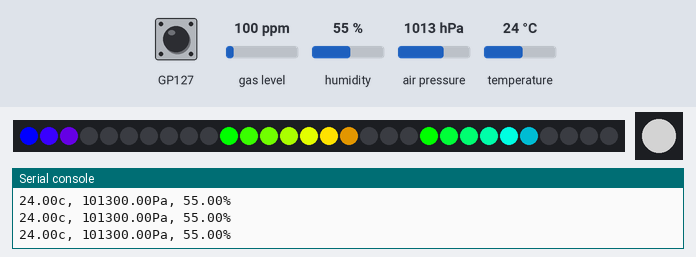
The program below on a simulated Raspberry Pi Pico running MicroPython. Parts: 30 RGB LEDs in strip order, left to right, 1 RGB LEDs in strip order, left to right, the last lines printed to the serial console. Inputs (shaded band) come from the test bench; at power-on: temperature 24 °C, GP127 HIGH, air pressure 1013 hPa, gas level 100 ppm, humidity 55 %. Dim RGB values are drawn brighter than linear.

Above: at 1.2 s.
1.3 s: temperature set to 33 °C
At 2.0 s:
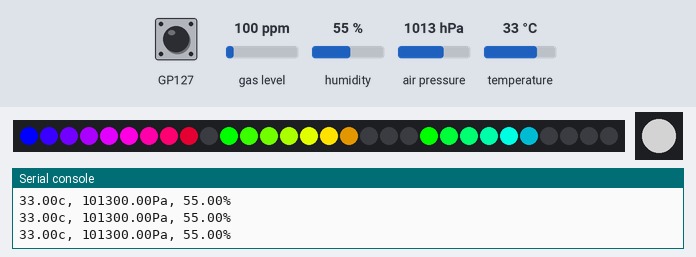
2.9 s: GP127 pulled LOW for 0.15 s
At 3.9 s:
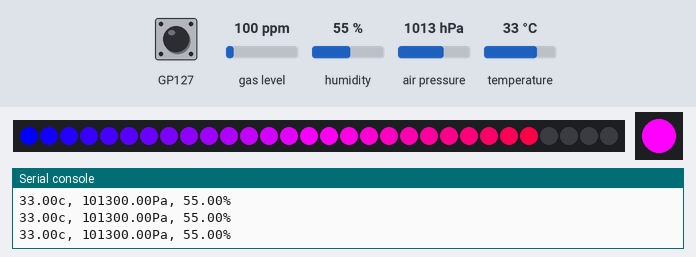
4.5 s: temperature set to 12 °C
At 5.1 s:
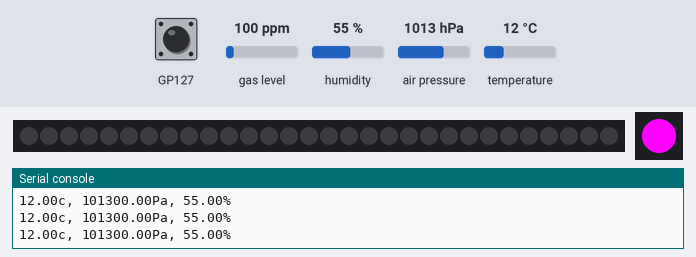
6.1 s: GP127 pulled LOW for 1 s
At 7.6 s:
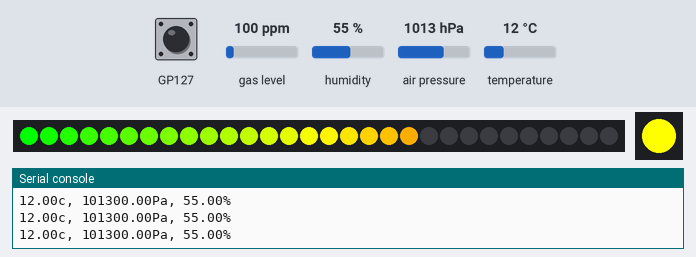
8.6 s: air pressure set to 1048 hPa
At 9.3 s:
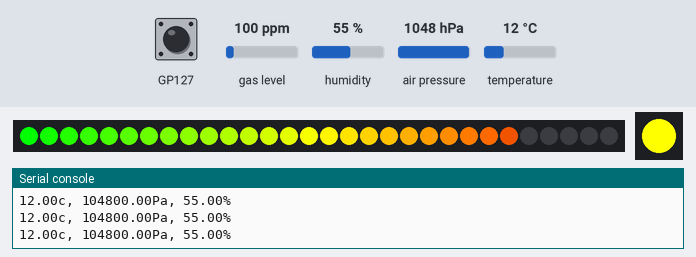
10.1 s: GP127 pulled LOW for 0.15 s
At 10.6 s:
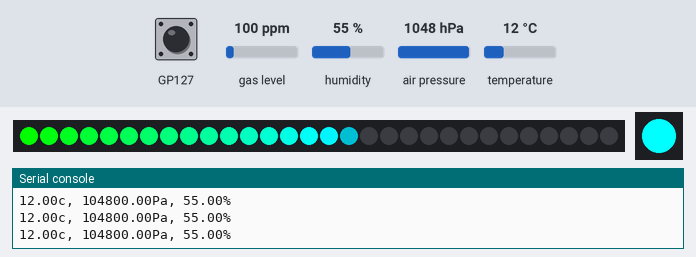
Timing chart, 0 to 12.8 s (numbered marks = the images above; inputs shaded):
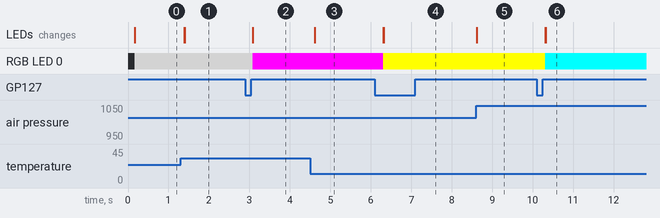

The program:

monitor.py
```python
import machine
from breakout_bme68x import BreakoutBME68X
from pimoroni import RGBLED, Button

import plasma

"""
Uses a BME68x to monitor the ambient temperature, pressure and humidity, and show them as bars on an LED strip.

- Press "A" to cycle to the next mode.
- Press "B" to cycle to the previous mode.
"""

# Set how many LEDs you have
NUM_LEDS = 30

# How many times the LEDs will be updated per second
UPDATES = 60

# The temperature range to show (in degrees celsius)
TEMPERATURE_C_MIN = 20.0
TEMPERATURE_C_MAX = 35.0

# The pressure range to show (in pascals)
PRESSURE_PA_MIN = 87000.0
PRESSURE_PA_MAX = 108500.0

# The humidity range to show (in percent)
HUMIDITY_MIN = 0.0
HUMIDITY_MAX = 100.0


# The start and end hues for the temperature range
TEMPERATURE_HUE_START = 0.667
TEMPERATURE_HUE_END = 1.0

# The start and end hues for the pressure range
PRESSURE_HUE_START = 0.333
PRESSURE_HUE_END = 0.0

# The start and end hues for the humidity range
HUMIDITY_HUE_START = 0.333
HUMIDITY_HUE_END = 0.667


# Pick *one* LED type by uncommenting the relevant line below:

# APA102 / DotStar™ LEDs
# led_strip = plasma.APA102(NUM_LEDS)

# WS2812 / NeoPixel™ LEDs
led_strip = plasma.WS2812(NUM_LEDS)

user_sw = Button("USER_SW", repeat_time=0)
button_a = Button("BUTTON_A", repeat_time=0)
led = RGBLED("LED_R", "LED_G", "LED_B")


i2c = machine.I2C()
bme = BreakoutBME68X(i2c)


ALL, TEMPERATURE, PRESSURE, HUMIDITY = range(4)


# Maps a value from one range to another
def map(x, in_min, in_max, out_min, out_max):
    return (x - in_min) * (out_max - out_min) / (in_max - in_min) + out_min


# Sets a section of the led strip to show a hue gradient based on the provided percent
def colour_gauge(percent, start_led, end_led, start_hue, end_hue):
    if end_led > start_led:
        length = end_led - start_led
        light_pixels = percent * float(length)

        for i in range(length):
            h = map(i, 0.0, float(length - 1), start_hue, end_hue)

            i2 = i + 1
            if i2 <= light_pixels:
                led_strip.set_hsv(i + start_led, h, 1.0, 1.0)
            elif i <= light_pixels:
                scale = map(light_pixels, float(i), float(i2), 0.0, 1.0)
                led_strip.set_hsv(i + start_led, h, 1.0, scale)
            else:
                led_strip.set_hsv(i + start_led, 0.0, 0.0, 0.0)


first_third = int(NUM_LEDS / 3)
second_third = int((NUM_LEDS * 2) / 3)

mode = ALL

# Start updating the LED strip
led_strip.start()

while True:
    temperature, pressure, humidity, _, _, _, _ = bme.read()
    print("{:0.2f}c, {:0.2f}Pa, {:0.2f}%".format(
        temperature, pressure, humidity))

    if mode == ALL:
        t = map(temperature, TEMPERATURE_C_MIN, TEMPERATURE_C_MAX, 0.0, 1.0)
        colour_gauge(t, 0, first_third, TEMPERATURE_HUE_START, TEMPERATURE_HUE_END)

        t = map(pressure, PRESSURE_PA_MIN, PRESSURE_PA_MAX, 0.0, 1.0)
        colour_gauge(t, first_third, second_third, PRESSURE_HUE_START, PRESSURE_HUE_END)

        t = map(humidity, HUMIDITY_MIN, HUMIDITY_MAX, 0.0, 1.0)
        colour_gauge(t, second_third, NUM_LEDS, HUMIDITY_HUE_START, HUMIDITY_HUE_END)

    elif mode == TEMPERATURE:
        t = map(temperature, TEMPERATURE_C_MIN, TEMPERATURE_C_MAX, 0.0, 1.0)
        colour_gauge(t, 0, NUM_LEDS, TEMPERATURE_HUE_START, TEMPERATURE_HUE_END)

    elif mode == PRESSURE:
        t = map(pressure, PRESSURE_PA_MIN, PRESSURE_PA_MAX, 0.0, 1.0)
        colour_gauge(t, 0, NUM_LEDS, PRESSURE_HUE_START, PRESSURE_HUE_END)

    elif mode == HUMIDITY:
        t = map(humidity, HUMIDITY_MIN, HUMIDITY_MAX, 0.0, 1.0)
        colour_gauge(t, 0, NUM_LEDS, HUMIDITY_HUE_START, HUMIDITY_HUE_END)

    a_pressed = button_a.read()
    b_pressed = user_sw.read()

    if mode == ALL:
        led.set_rgb(127, 127, 127)
        if a_pressed:
            mode = TEMPERATURE
        elif b_pressed:
            mode = HUMIDITY

    elif mode == TEMPERATURE:
        led.set_rgb(255, 0, 255)
        if a_pressed:
            mode = PRESSURE
        elif b_pressed:
            mode = ALL

    elif mode == PRESSURE:
        led.set_rgb(255, 255, 0)
        if a_pressed:
            mode = HUMIDITY
        elif b_pressed:
            mode = TEMPERATURE

    elif mode == HUMIDITY:
        led.set_rgb(0, 255, 255)
        if a_pressed:
            mode = ALL
        elif b_pressed:
            mode = PRESSURE
```

Measured:
- after the input at 1.3 s, the LEDs: first change after 0.08 s (image 1 shows a later state)
- after the input at 2.9 s, RGB LED 0: RGB(127, 127, 127) → RGB(255, 0, 255) after 0.18 s
- after the input at 4.5 s, the LEDs: change after 0.12 s (image 3)
- after the input at 6.1 s, RGB LED 0: RGB(255, 0, 255) → RGB(255, 255, 0) after 0.21 s
- after the input at 8.6 s, the LEDs: change at once (image 5)
- after the input at 10.1 s, RGB LED 0: RGB(255, 255, 0) → RGB(0, 255, 255) after 0.21 s
